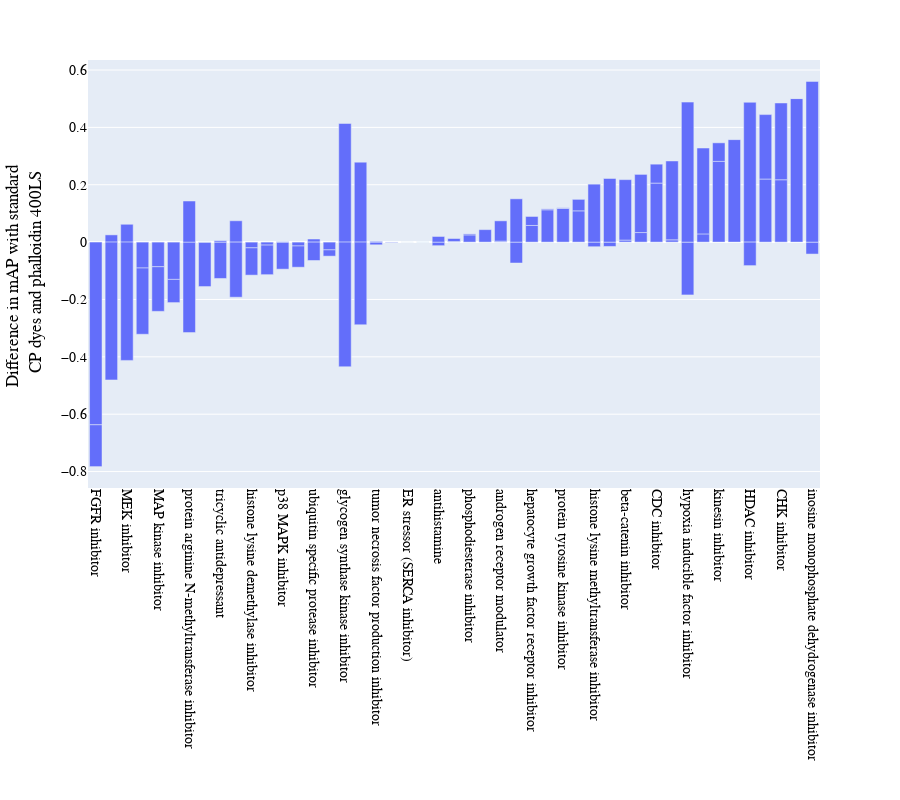

The cell this chart's notebook holds for it:
### Code cell
fig = px.bar(diff_actin_df, x='MoA', y='std_vs_act', labels={'std_vs_act':'Difference in mAP with standard <br> CP dyes and phalloidin 400LS', 'MoA':''})
fig.update_xaxes(tickangle=90, categoryorder='total ascending')
fig.update_layout(height=800,font_family='Arial', font=dict(size=14, color='Black'))

### Figure 1 — Plotly figure (JSON) as saved in the notebook; plotly's stock layout.template omitted (floating-point values rounded to 4 significant figures)
{"data": [{"alignmentgroup": "True", "hovertemplate": "=%{x}<br>Difference in mAP with standard <br> CP dyes and phalloidin 400LS=%{y}<extra></extra>", "legendgroup": "", "marker": {"color": "#636efa", "pattern": {"shape": ""}}, "name": "", "offsetgroup": "", "orientation": "v", "showlegend": false, "textposition": "auto", "type": "bar", "x": ["tumor necrosis factor production inhibitor", "antihistamine", "acetylcholine receptor antagonist", "pyruvate dehydrogenase kinase inhibitor", "protein tyrosine kinase inhibitor", "antihistamine", "hepatocyte growth factor receptor inhibitor", "CHK inhibitor", "glycogen synthase kinase inhibitor", "histone lysine methyltransferase inhibitor", "tumor necrosis factor production inhibitor", "inosine monophosphate dehydrogenase inhibitor", "CDC inhibitor", "PARP inhibitor", "bromodomain inhibitor", "ubiquitin specific protease inhibitor", "glycogen synthase kinase inhibitor", "JAK inhibitor", "Apoptosis inducer (ATP-competitive kinase inhibitor)", "hepatocyte growth factor receptor inhibitor", "bromodomain inhibitor", "MEK inhibitor", "Aurora kinase inhibitor", "LXR agonist", "phospholipase inhibitor", "IGF-1 inhibitor", "tricyclic antidepressant", "histone lysine demethylase inhibitor", "phosphodiesterase inhibitor", "beta-catenin inhibitor", "JNK inhibitor", "LXR agonist", "DNA inhibitor", "kinesin inhibitor", "phosphoinositide dependent kinase inhibitor", "RAF inhibitor", "FGFR inhibitor", "Bcr-Abl kinase inhibitor", "AMPK inhibitor", "pyruvate dehydrogenase kinase inhibitor", "phospholipase inhibitor", "Aurora kinase inhibitor", "JAK inhibitor", "tricyclic antidepressant", "PARP inhibitor", "BCL inhibitor", "inosine monophosphate dehydrogenase inhibitor", "MEK inhibitor", "histone lysine methyltransferase inhibitor", "HDAC inhibitor", "HDAC inhibitor", "BCL inhibitor", "phosphodiesterase inhibitor", "kinesin inhibitor", "CDK inhibitor", "CDC inhibitor", "RAF inhibitor", "protein tyrosine kinase inhibitor", "MAP kinase inhibitor", "ER stressor (SERCA inhibitor)", "protein arginine N-methyltransferase inhibitor", "Apoptosis inducer (transcription inhibitor)", "phosphoinositide dependent kinase inhibitor", "FGFR inhibitor", "DNA inhibitor", "smoothened receptor agonist", "JNK inhibitor", "CHK inhibitor", "EGFR inhibitor", "androgen receptor modulator", "HMGCR inhibitor", "acetylcholine receptor antagonist", "p38 MAPK inhibitor", "mTOR inhibitor", "EGFR inhibitor", "HMGCR inhibitor", "IGF-1 inhibitor", "protein arginine N-methyltransferase inhibitor", "Bcr-Abl kinase inhibitor", "MAP kinase inhibitor", "p38 MAPK inhibitor", "ubiquitin specific protease inhibitor", "beta-catenin inhibitor", "CDK inhibitor", "histone lysine demethylase inhibitor", "hypoxia inducible factor inhibitor", "androgen receptor modulator", "mTOR inhibitor", "smoothened receptor agonist", "hypoxia inducible factor inhibitor"], "xaxis": "x", "y": [-0.009376, -0.01243, -0.01349, -0.02715, 0.1174, 0.01962, 0.05804, 0.2174, 0.4136, -0.0161, 0.002573, -0.04167, 0.2058, 0.1127, -0.01037, 0.01075, -0.4346, 0.03327, 0.04348, 0.03139, -0.1032, 0.0622, -0.07292, 0.2199, -0.01515, 0.0252, -0.1268, -0.01995, 0.02512, 0.007097, 0.002188, 0.2247, 0.00781, 0.2815, -0.09028, 0.02861, -0.637, 0.2788, -0.001679, -0.02183, 0.2218, 0.1509, 0.2028, 0.004924, 0.003165, 0.109, 0.5603, -0.4124, 0.2021, 0.4875, -0.08194, 0.04004, 0.003488, 0.06466, 0.5005, 0.06601, 0.2994, 0.002233, -0.08584, 0, -0.3155, 0.3573, -0.231, -0.1457, 0.2751, 0.07436, 0.01039, 0.2677, -0.155, 0.003372, -0.13, -0.07407, -0.09436, 0, 0, -0.08083, -0.4806, 0.1433, -0.2882, -0.1556, 0.001267, -0.06413, 0.2107, 0, -0.09524, -0.1842, 0.07079, 0, -0.1922, 0.4881], "yaxis": "y"}], "layout": {"barmode": "relative", "font": {"color": "Black", "family": "Arial", "size": 14}, "height": 800, "legend": {"tracegroupgap": 0}, "margin": {"t": 60}, "xaxis": {"anchor": "y", "categoryorder": "total ascending", "domain": [0, 1], "tickangle": 90, "title": {"text": ""}}, "yaxis": {"anchor": "x", "domain": [0, 1], "title": {"text": "Difference in mAP with standard <br> CP dyes and phalloidin 400LS"}}}}
